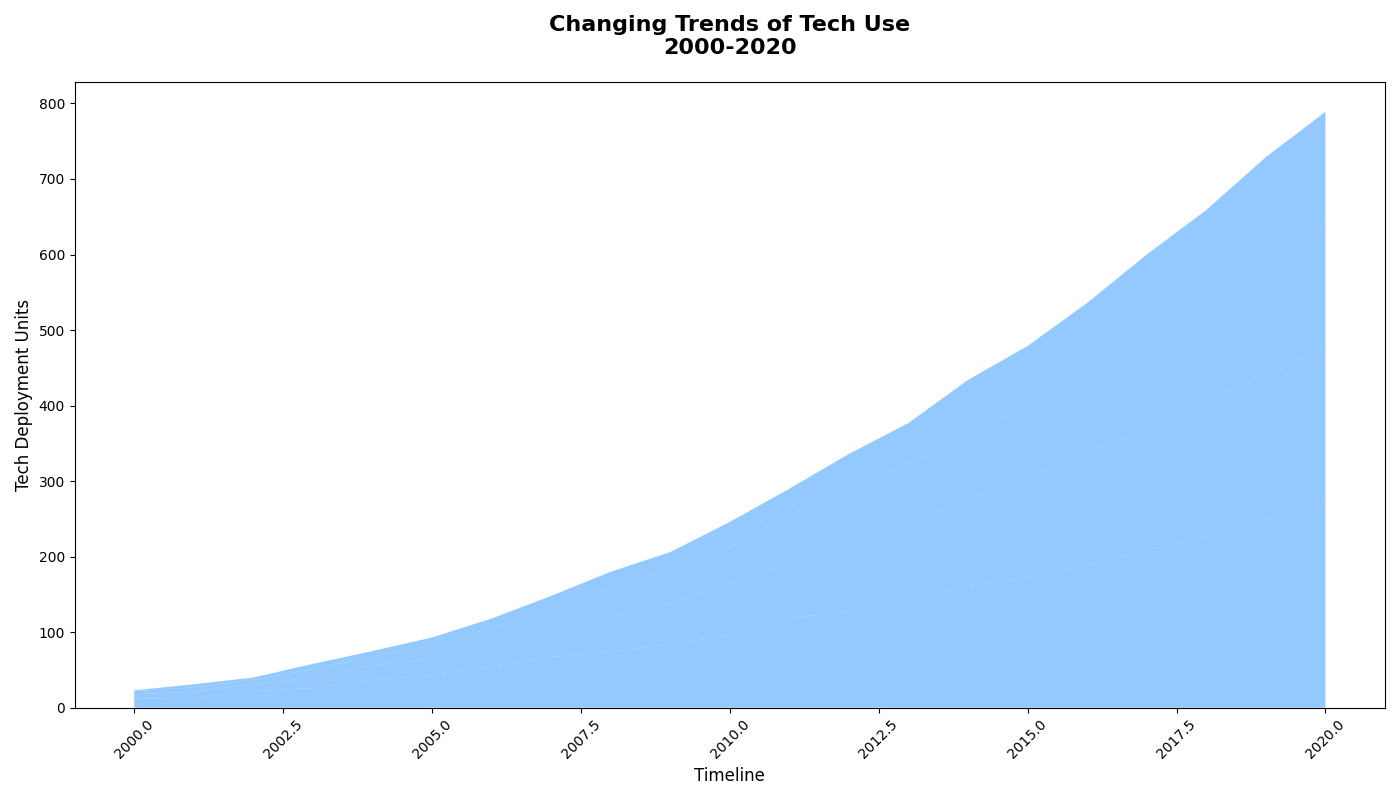

Write the Python code that produced this figure.
import matplotlib.pyplot as plt
import numpy as np

years = np.arange(2000, 2021)

manufacturing = np.array([12, 13, 22, 26, 37, 43, 54, 67, 74, 84, 96, 119, 127, 142, 161, 172, 189, 208, 227, 249, 271])
healthcare = np.array([6, 8, 9, 14, 19, 21, 31, 36, 46, 54, 68, 74, 90, 101, 114, 129, 150, 158, 178, 192, 203])
retail = np.array([4, 6, 6, 11, 12, 18, 21, 29, 37, 44, 49, 61, 71, 79, 91, 99, 110, 129, 139, 154, 169])
agriculture = np.array([1, 4, 3, 7, 7, 11, 12, 16, 23, 24, 33, 36, 48, 55, 68, 79, 87, 105, 115, 134, 146])

plt.figure(figsize=(14, 8))
plt.stackplot(years, manufacturing, healthcare, retail, agriculture,
              colors=['#66B3FF'], alpha=0.7)

plt.title("Changing Trends of Tech Use\n2000-2020", fontsize=16, fontweight='bold', pad=20)
plt.xlabel("Timeline", fontsize=12)
plt.ylabel("Tech Deployment Units", fontsize=12)

plt.xticks(rotation=45)

plt.tight_layout()
plt.show()
